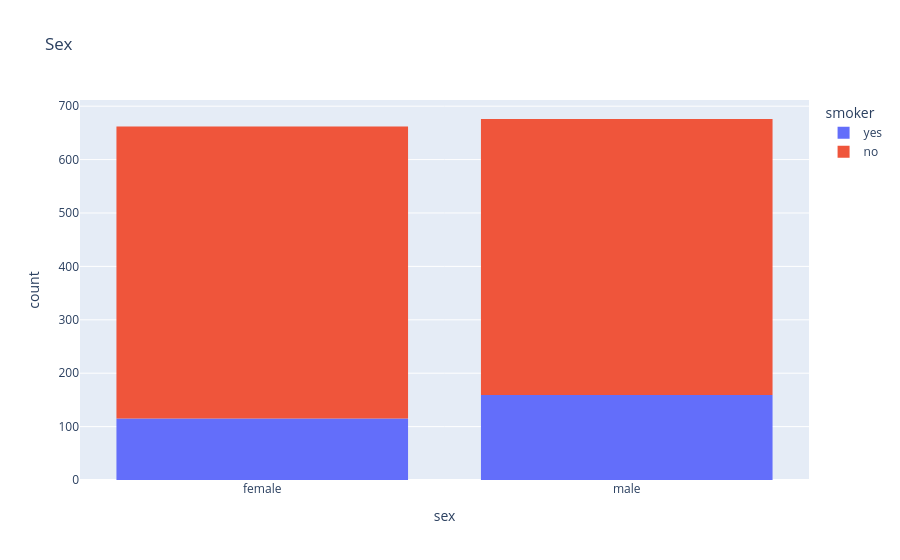

The notebook cell this image was saved under:
### Markdown cell above
**EXERCISE**: Visualize the distributions of the "sex", "region" and "children" columns and report your observations.

### Code cell
px.histogram(medical_df, x='sex', color='smoker', title='Sex')

### Figure 1 — Plotly figure (JSON) as saved in the notebook; plotly's stock layout.template omitted (floating-point values rounded to 4 significant figures; data arrays with more than 128 entries replaced by an {"elided": "..."} marker saying what was removed)
{"data": [{"bingroup": "x", "hovertemplate": "smoker=yes<br>sex=%{x}<br>count=%{y}<extra></extra>", "legendgroup": "yes", "marker": {"color": "#636efa", "pattern": {"shape": ""}}, "name": "yes", "orientation": "v", "showlegend": true, "type": "histogram", "x": {"elided": "274 str values"}, "xaxis": "x", "yaxis": "y"}, {"bingroup": "x", "hovertemplate": "smoker=no<br>sex=%{x}<br>count=%{y}<extra></extra>", "legendgroup": "no", "marker": {"color": "#EF553B", "pattern": {"shape": ""}}, "name": "no", "orientation": "v", "showlegend": true, "type": "histogram", "x": {"elided": "1064 str values"}, "xaxis": "x", "yaxis": "y"}], "layout": {"barmode": "relative", "legend": {"title": {"text": "smoker"}, "tracegroupgap": 0}, "title": {"text": "Sex"}, "xaxis": {"anchor": "y", "domain": [0, 1], "title": {"text": "sex"}}, "yaxis": {"anchor": "x", "domain": [0, 1], "title": {"text": "count"}}}}
